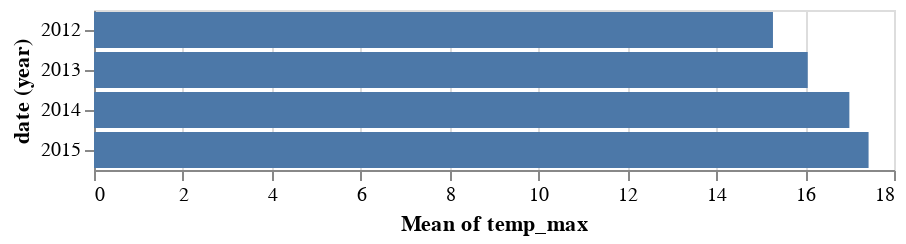

The cell this chart's notebook holds for it:
### Code cell
alt.Chart(df).mark_bar().encode(
    x='mean(temp_max)',
    y='year(date):O'
)

### Figure 1 — Vega-Lite specification as saved in the notebook (floating-point values rounded to 4 significant figures; data arrays with more than 128 entries replaced by an {"elided": "..."} marker saying what was removed)
{"config": {"view": {"continuousWidth": 400, "continuousHeight": 300}}, "data": {"name": "data-830c39fec90146253fb06a06c26374ef"}, "mark": "bar", "encoding": {"x": {"type": "quantitative", "aggregate": "mean", "field": "temp_max"}, "y": {"type": "ordinal", "field": "date", "timeUnit": "year"}}, "$schema": "https://vega.github.io/schema/vega-lite/v4.0.2.json", "datasets": {"data-830c39fec90146253fb06a06c26374ef": {"elided": "1461 records"}}}
